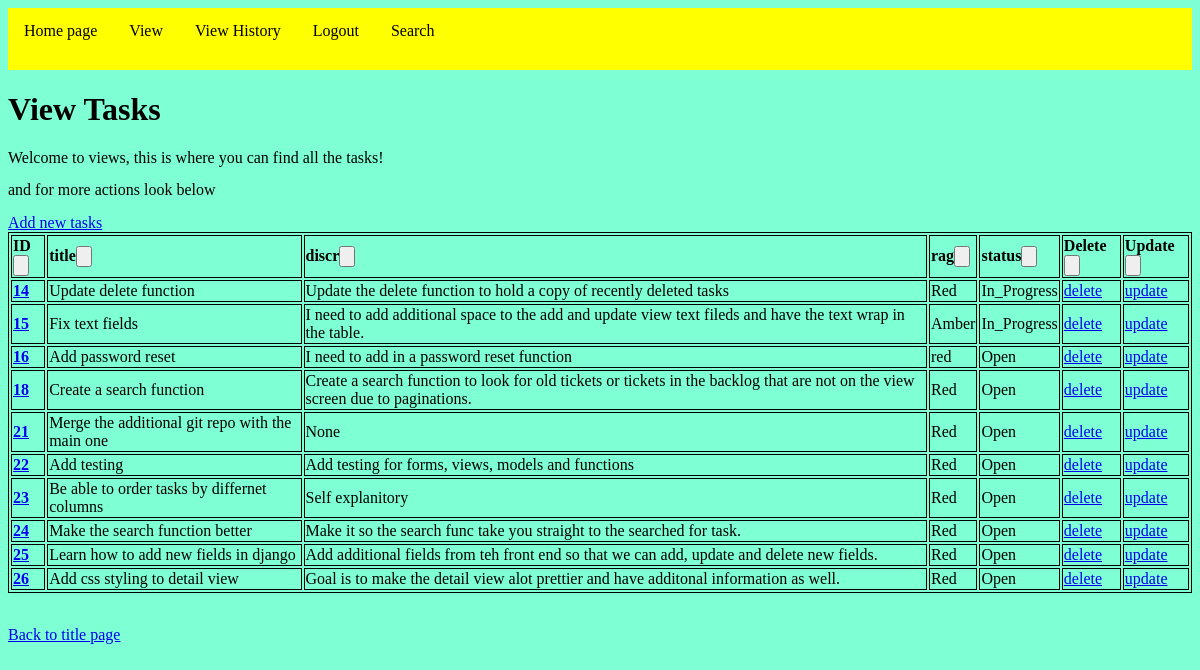
The app's page /view/ (signed in) with its own data.
### taskmanager/models.py (models this page shows, shortened)
class Task(models.Model):
    title = models.CharField(max_length=255)
    discr = models.CharField(max_length=255)
    rag = models.CharField(max_length=255)
    status = models.CharField(max_length=255)

### taskmanager/views.py (the view, shortened to what this page needs)
# urls.py: path("view/", views.TaskListView.as_view(), name="view_tasks"),
class TaskListView(ContextDataMixim, generic.ListView):
    model = Task
    title = "View"
    template_name = "view.html"
    context_object_name = "model"
    paginate_by = 10
    ordering = ["id"]

### my_task_manager/custom_filters.py (called while the page is built)
@register.filter(name="add_line_breaks")
def add_line_breaks(inputted, line_break_num):
    words = inputted.split()
    result = []
    for i, word in enumerate(words, start=1):
        result.append(word)
        if i % line_break_num == 0 or i != len(words):
            result.append("\n")
    result = " ".join(result)
    return result

### taskmanager/views.py (called while the page is built)
    def get_context_data(self, **kwargs: Any) -> dict[str, Any]:
        context = super().get_context_data(**kwargs)
        context["fields"] = Task._meta.fields
        return context

### taskmanager/templates/view.html (shortened to what this page needs)
{% extends "base_layout.html" %}
{% load static %} {% load mytags %}
        {% block content %}
        <body>
        {% block title%}<h1>View Tasks</h1>{% endblock %}
        <p>Welcome to views, this is where you can find all the tasks!</p>
        <p>and for more actions look below</p>
        <p1><a href="create">Add new tasks</a></p1>
        {% endblock %}
        {% block table %}
                <table>
                {% for field in fields %}<th>{{ field.verbose_name }}<input type="button" onclick=""></th>{% endfor %}
                <th class=".left-align">Delete<input type="button"></th>
                <th>Update<input type="button"></th>
                {% for task in model %}
                    <tr>
                        <td>
                            <a href="{% url 'detail' task.id %}"><b>{{ task.id }}</b></a>
                        </td>
                        <td>{{ task.title|capfirst|add_line_breaks:5 }}</td>
                        <td>{{ task.discr|capfirst|add_line_breaks:5 }}</td>
                        <td>{{ task.rag }}</td>
                        <td>{{ task.status }}</td>
                        <td><a href="{% url 'delete' task.id %}">delete</a></td>
                        <td><a href="{% url 'update' task.id %}">update</a></td>
                    </tr>
                {% endfor %}
            </table>
        <br>
        <p><a href="{% url 'main' %}">Back to title page</p>
    </body>
    {% endblock %}

### taskmanager/static/mainstatic.css (style rules this page uses)
table, th, td { border: 1px solid black; }
p { line-height: 1; }
h1, body { text-align: left; }

### taskmanager/templates/base_layout.html (style rules this page uses)
body { background-color:aquamarine; }

### records on screen
Task: id "14", title|add_line_breaks "Update delete function", discr|add_line_breaks "Update the delete function to hold a copy of recently deleted tasks", rag "Red", status "In_Progress"
Task: id "15", title|add_line_breaks "Fix text fields", discr|add_line_breaks "I need to add additional space to the add and update view text fileds and have the text wrap in the table.", rag "Amber", status "In_Progress"
Task: id "16", title|add_line_breaks "Add password reset", discr|add_line_breaks "I need to add in a password reset function", rag "red", status "Open"
Task: id "18", title|add_line_breaks "Create a search function", discr|add_line_breaks "Create a search function to look for old tickets or tickets in the backlog that are not on the view screen due to paginations.", rag "Red", status "Open"
Task: id "21", title|add_line_breaks "Merge the additional git repo with the main one", discr|add_line_breaks "None", rag "Red", status "Open"
Task: id "22", title|add_line_breaks "Add testing", discr|add_line_breaks "Add testing for forms, views, models and functions", rag "Red", status "Open"
Task: id "23", title|add_line_breaks "Be able to order tasks by differnet columns", discr|add_line_breaks "Self explanitory", rag "Red", status "Open"
Task: id "24", title|add_line_breaks "Make the search function better", discr|add_line_breaks "Make it so the search func take you straight to the searched for task.", rag "Red", status "Open"
Task: id "25", title|add_line_breaks "Learn how to add new fields in django", discr|add_line_breaks "Add additional fields from teh front end so that we can add, update and delete new fields.", rag "Red", status "Open"
Task: id "26", title|add_line_breaks "Add css styling to detail view", discr|add_line_breaks "Goal is to make the detail view alot prettier and have additonal information as well.", rag "Red", status "Open"

### other values on screen
{{ field.verbose_name }} "ID" "title" "discr" "rag" "status"
